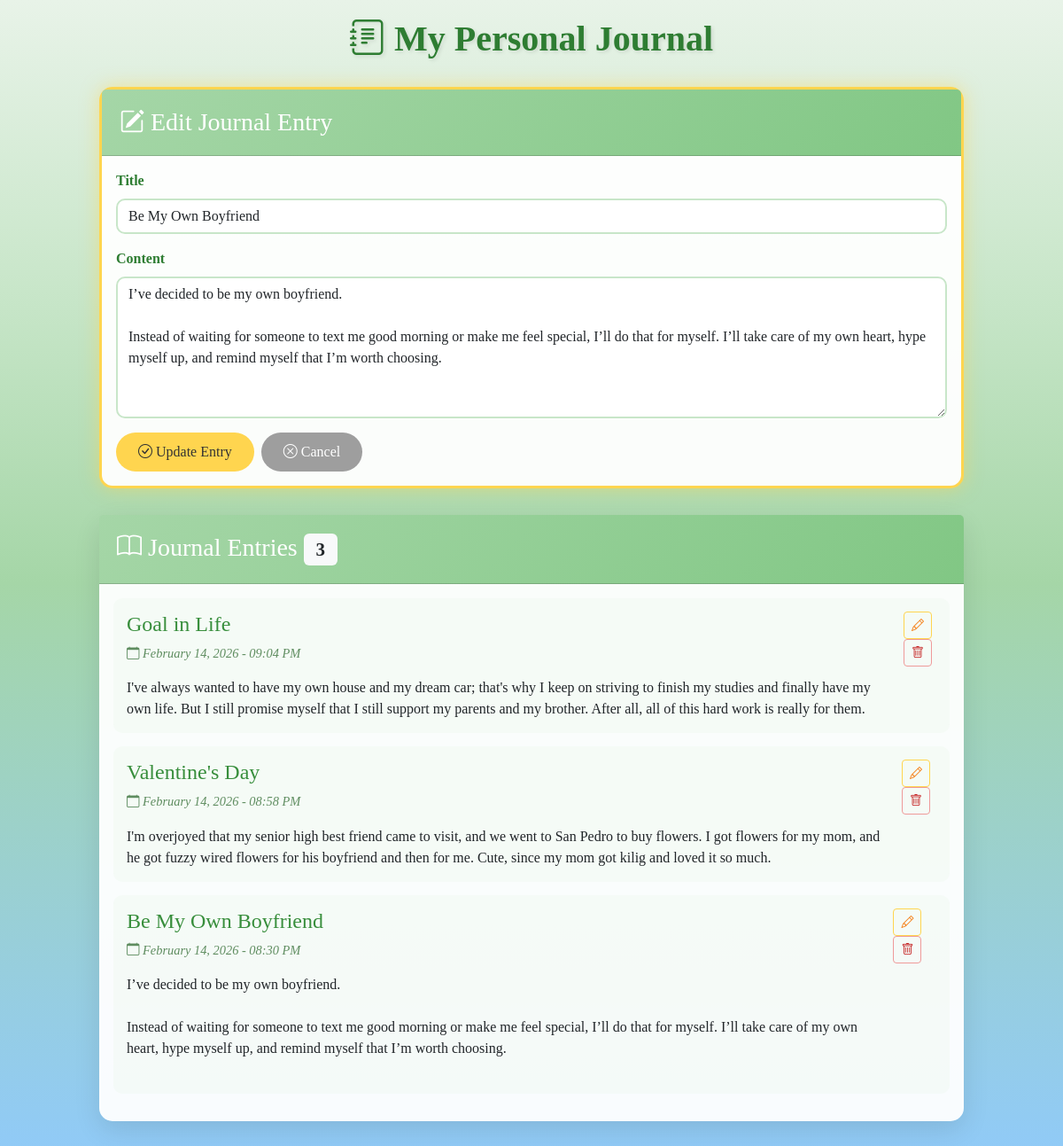
Screenshot of /?edit=1 with the database file from the repository.
### tables this page shows
CREATE TABLE `journal` (
  `journal_id` int(11) NOT NULL,
  `title` varchar(255) NOT NULL,
  `content` text NOT NULL,
  `entry_date` datetime DEFAULT current_timestamp(),
  `updated_at` datetime DEFAULT current_timestamp() ON UPDATE current_timestamp()
);

### index.php (the view, shortened to what this page needs)
<?php
include 'connection.php';
$edit_mode = false;
$edit_title = '';
$edit_content = '';
if (isset($_GET['edit'])) {
    $edit_mode = true;
    $edit_id = intval($_GET['edit']);
    $result = $conn->query("SELECT * FROM journal WHERE journal_id=$edit_id");
    if ($result && $result->num_rows > 0) {
        $row = $result->fetch_assoc();
        $edit_title = $row['title'];
        $edit_content = $row['content'];
    }
}
$entries = $conn->query("SELECT * FROM journal ORDER BY entry_date DESC");
?>
<!DOCTYPE html>
<html lang="en">
<head>
    <link href="https://cdn.jsdelivr.net/npm/bootstrap@5.3.0/dist/css/bootstrap.min.css" rel="stylesheet">
    <link rel="stylesheet" href="https://cdn.jsdelivr.net/npm/bootstrap-icons@1.10.0/font/bootstrap-icons.css">
</head>
<body>
    <div class="container">
        <h1><i class="bi bi-journal-text"></i> My Personal Journal</h1>
        <div class="card <?php echo $edit_mode ? 'edit-mode-highlight' : ''; ?>">
            <div class="card-header">
                <h3 class="mb-0">
                    <?php if ($edit_mode): ?>
                        <i class="bi bi-pencil-square"></i> Edit Journal Entry
                    <?php else: ?>
                        <i class="bi bi-plus-circle"></i> New Journal Entry
                    <?php endif; ?>
                </h3>
            </div>
            <div class="card-body">
                <form method="POST" action="">
                    <div class="mb-3">
                        <label for="title" class="form-label">Title</label>
                        <input type="text" class="form-control" id="title" name="title"
                               value="<?php echo htmlspecialchars($edit_title); ?>"
                               placeholder="Enter your journal title..." required>
                    </div>
                    <div class="mb-3">
                        <label for="content" class="form-label">Content</label>
                        <textarea class="form-control" id="content" name="content" rows="6"
                                  placeholder="Write your thoughts here..." required><?php echo htmlspecialchars($edit_content); ?></textarea>
                    </div>
                    <div class="d-flex gap-2">
                        <?php if ($edit_mode): ?>
                            <button type="submit" name="update" class="btn btn-warning btn-custom">
                                <i class="bi bi-check-circle"></i> Update Entry
                            </button>
                            <a href="index.php" class="btn btn-secondary btn-custom">
                                <i class="bi bi-x-circle"></i> Cancel
                            </a>
                        <?php else: ?>
                            <button type="submit" name="create" class="btn btn-primary btn-custom">
                                <i class="bi bi-plus-circle"></i> Add Entry
                            </button>
                        <?php endif; ?>
                    </div>
                </form>
            </div>
        </div>
        <div class="card">
            <div class="card-header">
                <h3 class="mb-0">
                    <i class="bi bi-book"></i> Journal Entries
                    <span class="badge bg-light text-dark"><?php echo $entries ? $entries->num_rows : 0; ?></span>
                </h3>
            </div>
            <div class="card-body">
                <?php if ($entries && $entries->num_rows > 0): ?>
                    <?php while($row = $entries->fetch_assoc()): ?>
                        <div class="journal-entry">
                            <div class="d-flex justify-content-between align-items-start">
                                <div class="flex-grow-1">
                                    <h4><?php echo htmlspecialchars($row['title']); ?></h4>
                                    <p class="entry-date">
                                        <i class="bi bi-calendar"></i>
                                        <?php echo date('F d, Y - h:i A', strtotime($row['entry_date'])); ?>
                                    </p>
                                    <p class="mb-0"><?php echo nl2br(htmlspecialchars($row['content'])); ?></p>
                                </div>
                                <div class="ms-3">
                                    <a href="?edit=<?php echo $row['journal_id']; ?>" class="btn btn-sm btn-outline-warning me-1" title="Edit">
                                        <i class="bi bi-pencil"></i>
                                    </a>
                                    <a href="?delete=<?php echo $row['journal_id']; ?>" class="btn btn-sm btn-outline-danger"
                                       onclick="return confirm('Are you sure you want to delete this entry?')" title="Delete">
                                        <i class="bi bi-trash"></i>
                                    </a>
                                </div>
                            </div>
                        </div>
                    <?php endwhile; ?>
                <?php endif; ?>
            </div>
        </div>
    </div>
</body>
</html>

### index.php (style rules this page uses)
* { font-family: Georgia, serif; }
body { background: linear-gradient(180deg, #E8F3E8 0%, #C8E6C9 25%, #A5D6A7 50%, #90CAF9 100%); min-height: 100vh; padding: 20px 0; }
.container { max-width: 1000px; }
.card { border: none; box-shadow: 0 10px 30px rgba(0,0,0,0.1); border-radius: 15px; margin-bottom: 30px; background: rgba(255, 255, 255, 0.95); }
.card-header { background: linear-gradient(135deg, #A5D6A7 0%, #81C784 100%); color: white; border-radius: 15px 15px 0 0; padding: 20px; }
.journal-entry { transition: transform 0.3s; background: rgba(232, 243, 232, 0.3); padding: 15px; border-radius: 10px; margin-bottom: 15px; }
.btn-custom { border-radius: 25px; padding: 10px 25px; font-family: Georgia, serif; }
.btn-warning { background: #FFD54F; border: none; color: #333; }
.btn-secondary { background: #9E9E9E; border: none; color: white; }
.entry-date { color: #5F8D60; font-size: 0.9rem; font-style: italic; }
h1 { color: #2E7D32; text-align: center; margin-bottom: 30px; text-shadow: 2px 2px 4px rgba(0,0,0,0.1); font-family: Georgia, serif; font-weight: bold; }
h3 { font-family: Georgia, serif; }
h4 { color: #388E3C; font-family: Georgia, serif; }
.form-label { color: #2E7D32; font-weight: 600; }
.form-control { border: 2px solid #C8E6C9; border-radius: 10px; font-family: Georgia, serif; }
textarea.form-control { font-family: Georgia, serif; }
.badge { background: rgba(255, 255, 255, 0.9); color: #2E7D32; font-family: Georgia, serif; }
.btn-outline-warning { border-color: #FFD54F; color: #F57F17; }
.btn-outline-danger { border-color: #EF9A9A; color: #C62828; }
.edit-mode-highlight { border: 3px solid #FFD54F; box-shadow: 0 0 20px rgba(255, 213, 79, 0.5); }

### rows the page displays
journal: title "Be My Own Boyfriend", content "I’ve decided to be my own boyfriend. Instead of waiting for someone to text me good morning or make me feel special, I’ll do that for myself. I’ll take care of my own heart, hype myself up, and remind myself that I’m worth choosing.", entry_date "February 14, 2026 - 08:30 PM"
journal: title "Goal in Life", entry_date "February 14, 2026 - 09:04 PM", content "I've always wanted to have my own house and my dream car; that's why I keep on striving to finish my studies and finally have my own life. But I still promise myself that I still support my parents and my brother. After all, all of this hard work is really for them."
journal: title "Valentine's Day", entry_date "February 14, 2026 - 08:58 PM", content "I'm overjoyed that my senior high best friend came to visit, and we went to San Pedro to buy flowers. I got flowers for my mom, and he got fuzzy wired flowers for his boyfriend and then for me. Cute, since my mom got kilig and loved it so much."

### other values shown
$entries->num_rows "3"
